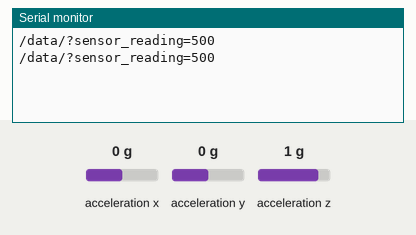
The sketch below on a simulated ESP8266 (NodeMCU). Shown: the last lines printed to the serial monitor. The inputs (shaded band) are chosen by the test bench; at power-on: acceleration x 0 g, acceleration y 0 g, acceleration z 1 g. WiFi joins after 1.5 s; servers stay silent unless stated; uploads are accepted with an empty reply.

Above: at 2.7 s.
2.8 s: acceleration x set to -1.4 g
At 3.9 s:
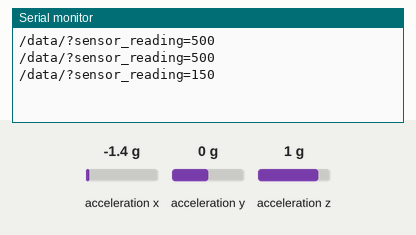
4.3 s: acceleration x set to -0.8 g
At 5.4 s:
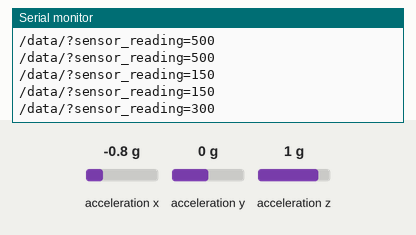
Timing chart, 0 to 7.3 s (numbered marks = the images above; inputs shaded):
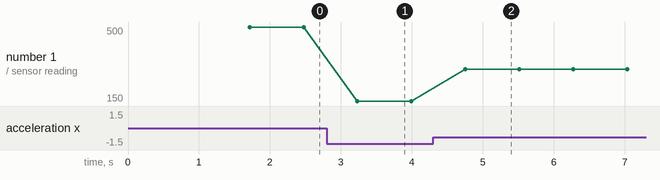

Measured:
- after the input at 2.8 s, the serial monitor: prints a new line after 0.43 s (image 1)
- after the input at 4.3 s, the serial monitor: prints a new line after 0.46 s (image 2)
- plotted number 1: 500 → 150 after the input at 2.8 s, 150 → 300 after the input at 4.3 s

The sketch:

vehicledevice.ino
```cpp
#include <ESP8266WiFi.h>
#include <Wire.h>
#include <Adafruit_LIS3DH.h>
#include <Adafruit_Sensor.h>
#include "HomeWiFiCredentials.h"
#define LIS3DH_CS D2 //ESP8266 Serial Data
#define LIS3DH_CLK D1 //ESP8266 Serial Clock

//const int analogInPin = 0;  // Analog input pin that the potentiometer is attached to
int sensorValue = 0;        // value read from acc
int outputValue = 0;        // value sent to server


Adafruit_LIS3DH lis = Adafruit_LIS3DH();

void setup() {
  Serial.begin(115200);
  delay(10);

  // Explicitly set the ESP8266 to be a WiFi-client
  WiFi.mode(WIFI_STA);
  WiFi.begin(ssid, password);

  while (WiFi.status() != WL_CONNECTED) {
    delay(500);
  }

  if (! lis.begin(0x18))
  {
    Serial.println("Couldn't start");
    while (1) yield();
  }
  lis.setRange(LIS3DH_RANGE_2_G);   // 2, 4, 8 or 16 G!
}

void loop() {
  // read the analog in value:
  lis.read();
  sensorValue = lis.x;
  outputValue = map(sensorValue, -32768, 32767, 0, 999);

  // Use WiFiClient class to create TCP connections
  WiFiClient client;
  const char * host = "192.168.4.1";
  const int httpPort = 80;

  if (!client.connect(host, httpPort)) {
    Serial.println("connection failed");
    return;
  }

  // We now create a URI for the request. Something like /data/?sensor_reading=123
  String url = "/data/";
  url += "?sensor_reading=";
  url += outputValue;
  Serial.println(url);
  // This will send the request to the server
  client.print(String("GET ") + url + " HTTP/1.1\r\n" +
               "Host: " + host + "\r\n" +
               "Connection: close\r\n\r\n");
  unsigned long timeout = millis();
  while (client.available() == 0) {
    if (millis() - timeout > 5000) {
      Serial.println(">>> Client Timeout !");
      client.stop();
      return;
    }
  }

  delay(500);
}
```
